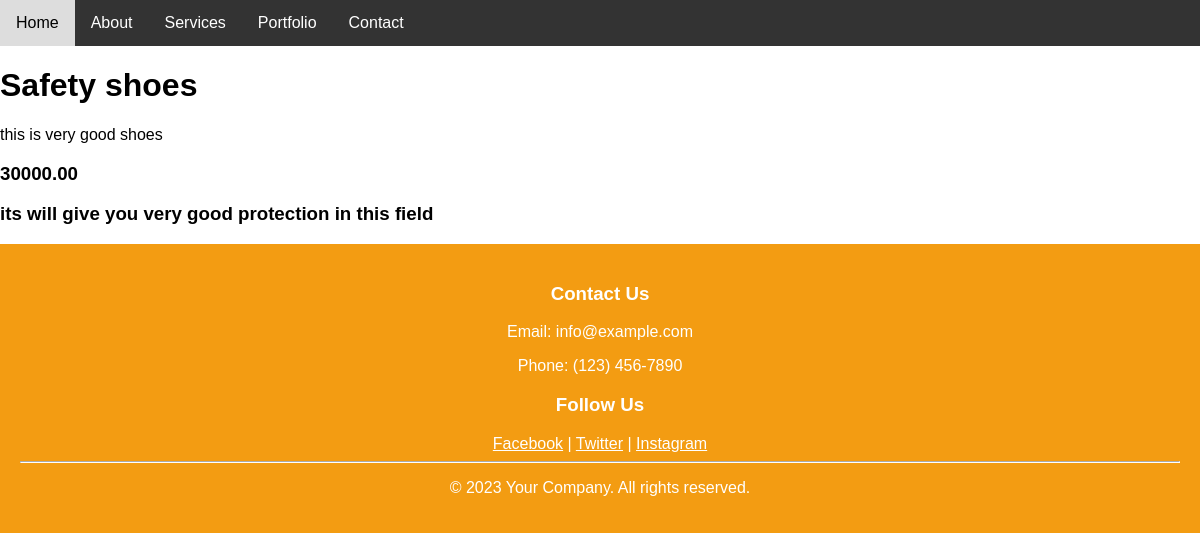
The app's page /product/ with its own data.
### products/models.py (models this page shows)
class Product(models.Model):
    title       = models.CharField(max_length=120)
    description = models.TextField(blank=True,null=True)
    price       = models.DecimalField(max_digits=100000,decimal_places=2)
    summary     = models.TextField(blank=True,null=False)
    features    = models.BooleanField(default=False)

### products/views.py (the view)
# urls.py: path("product/",product_detail_view),
def product_detail_view(request):
    obj = Product.objects.get(id=6)
    context = {
        'object': obj#!associated with the key 'object' in the context dictionary. When you access context['object'], it returns the value
    }
    return render(request, "products/product_detail.html", context)

### products/templates/products/product_detail.html
{% extends 'base.html' %}
{% block content %}
    <h1>{{ object.title }}</h1>
    <p>{% if object.description != None and object.description != '' %}
        {{ object.description }}
    {% else %}
        Description Coming soon
    {% endif %}</p>
    <h3>{{ object.price }}</h3>
    <h3>{{ object.summary }}</h3>
{% endblock content %}

### templates/navbar.html (style rules this page uses)
body { font-family: Arial, sans-serif; margin: 0; padding: 0; }

### records on screen
Product: title "Safety shoes", description "this is very good shoes", price "30000.00", summary "its will give you very good protection in this field"
